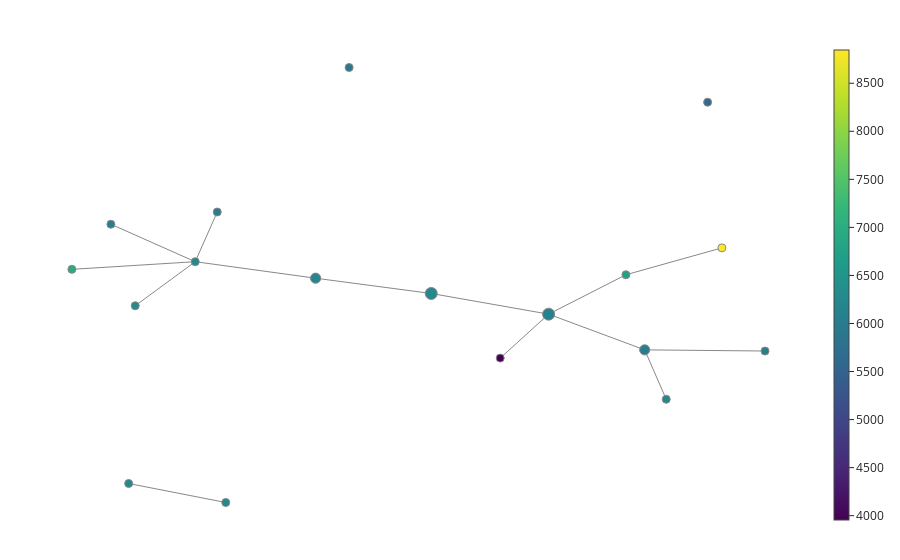

The cell this chart's notebook holds for it:
### Code cell
fig = plot_static_mapper_graph(pipe, embeddingsM)
fig.show(config={'scrollZoom': True})

### Figure 1 — Plotly figure (JSON) as saved in the notebook; plotly's stock layout.template omitted (floating-point values rounded to 4 significant figures)
{"data": [{"hoverinfo": "none", "line": {"color": "#888", "width": 1}, "mode": "lines", "name": "edge_trace", "type": "scatter", "uid": "4814ec3e-9c09-4fd2-b469-4dede1198916", "x": [1.723, 1.107, null, 1.723, 2.496, null, 1.723, 1.862, null, -1.162, -0.3894, null, -1.162, -1.954, null, -1.162, -1.548, null, -1.162, -1.704, null, -1.162, -1.021, null, 1.107, 0.353, null, 1.107, 1.603, null, 1.107, 0.7958, null, 0.353, -0.3894, null, -1.59, -0.9663, null, 1.603, 2.219, null], "y": [-0.3787, 0.1784, null, -0.3787, -0.3967, null, -0.3787, -1.149, null, 0.9965, 0.7389, null, 0.9965, 0.8772, null, 0.9965, 0.3092, null, 0.9965, 1.581, null, 0.9965, 1.771, null, 0.1784, 0.5007, null, 0.1784, 0.7928, null, 0.1784, -0.5068, null, 0.5007, 0.7389, null, -2.462, -2.759, null, 0.7928, 1.212, null]}, {"hoverinfo": "text", "hovertext": ["Node ID: 0<br>Pullback set label: 7<br>Partial cluster label: 0<br>Node size: 2849<br>Summary statistic: 6050.0", "Node ID: 1<br>Pullback set label: 3<br>Partial cluster label: 0<br>Node size: 1270<br>Summary statistic: 6240.0", "Node ID: 2<br>Pullback set label: 6<br>Partial cluster label: 0<br>Node size: 3976<br>Summary statistic: 6140.0", "Node ID: 3<br>Pullback set label: 5<br>Partial cluster label: 0<br>Node size: 3981<br>Summary statistic: 6250.0", "Node ID: 4<br>Pullback set label: 4<br>Partial cluster label: 0<br>Node size: 2885<br>Summary statistic: 6220.0", "Node ID: 5<br>Pullback set label: 8<br>Partial cluster label: 0<br>Node size: 1463<br>Summary statistic: 6060.0", "Node ID: 6<br>Pullback set label: 2<br>Partial cluster label: 0<br>Node size: 87<br>Summary statistic: 6260.0", "Node ID: 7<br>Pullback set label: 2<br>Partial cluster label: -1<br>Node size: 12<br>Summary statistic: 6940.0", "Node ID: 8<br>Pullback set label: 2<br>Partial cluster label: 1<br>Node size: 152<br>Summary statistic: 6280.0", "Node ID: 9<br>Pullback set label: 2<br>Partial cluster label: 2<br>Node size: 66<br>Summary statistic: 6040.0", "Node ID: 10<br>Pullback set label: 0<br>Partial cluster label: 0<br>Node size: 231<br>Summary statistic: 5910.0", "Node ID: 11<br>Pullback set label: 8<br>Partial cluster label: -1<br>Node size: 16<br>Summary statistic: 5650.0", "Node ID: 12<br>Pullback set label: 8<br>Partial cluster label: 1<br>Node size: 104<br>Summary statistic: 6210.0", "Node ID: 13<br>Pullback set label: 1<br>Partial cluster label: -1<br>Node size: 20<br>Summary statistic: 6220.0", "Node ID: 14<br>Pullback set label: 7<br>Partial cluster label: 1<br>Node size: 39<br>Summary statistic: 6740.0", "Node ID: 15<br>Pullback set label: 7<br>Partial cluster label: -1<br>Node size: 1<br>Summary statistic: 3960.0", "Node ID: 16<br>Pullback set label: 4<br>Partial cluster label: -1<br>Node size: 1<br>Summary statistic: 5980.0", "Node ID: 17<br>Pullback set label: 6<br>Partial cluster label: -1<br>Node size: 4<br>Summary statistic: 8850.0"], "marker": {"color": [6053.0, 6238.0, 6135.0, 6252.0, 6221.0, 6059.0, 6257.0, 6938.0, 6279.0, 6039.0, 5914.0, 5653.0, 6212.0, 6217.0, 6739.0, 3955, 5983, 8846.0], "colorbar": {"thickness": 15, "title": {"side": "right", "text": ""}, "xanchor": "left"}, "colorscale": [[0, "#440154"], [0.1111, "#482878"], [0.2222, "#3e4989"], [0.3333, "#31688e"], [0.4444, "#26828e"], [0.5556, "#1f9e89"], [0.6667, "#35b779"], [0.7778, "#6ece58"], [0.8889, "#b5de2b"], [1, "#fde725"]], "line": {"color": "#888", "width": 1}, "opacity": 1, "reversescale": false, "showscale": true, "size": [2849, 1270, 3976, 3981, 2885, 1463, 87, 12, 152, 66, 231, 16, 104, 20, 39, 1, 1, 4], "sizemin": 4, "sizemode": "area", "sizeref": 55.29}, "mode": "markers", "name": "node_trace", "type": "scatter", "uid": "a76a8f01-fe65-4089-b323-9b73cfbf03e0", "x": [1.723, -1.162, 1.107, 0.353, -0.3894, 2.496, -1.59, -1.954, -1.548, -1.704, -0.1743, 2.127, 1.862, -0.9663, 1.603, 0.7958, -1.021, 2.219], "y": [-0.3787, 0.9965, 0.1784, 0.5007, 0.7389, -0.3967, -2.462, 0.8772, 0.3092, 1.581, 4.025, 3.484, -1.149, -2.759, 0.7928, -0.5068, 1.771, 1.212]}], "layout": {"autosize": false, "hovermode": "closest", "margin": {"b": 20, "l": 5, "r": 5, "t": 40}, "showlegend": false, "title": {"text": ""}, "xaxis": {"showgrid": false, "showline": false, "showticklabels": false, "ticks": "", "title": {"text": ""}, "zeroline": false}, "yaxis": {"showgrid": false, "showline": false, "showticklabels": false, "ticks": "", "title": {"text": ""}, "zeroline": false}}}
